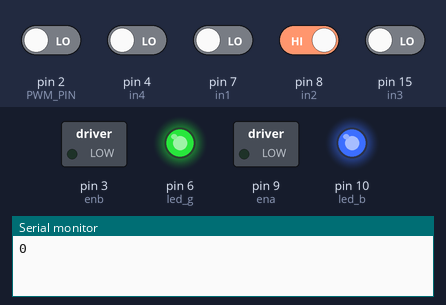
A sketch run on a simulated SparkFun Pro Micro, built with avr-gcc and run on an emulated ATmega32U4. Shown: switched loads named in the sketch (green lamp = pin HIGH), output pins drawn as LEDs (lit = HIGH), the last lines printed to the serial monitor. Wiring (inferred from the names in the program): ultrasonic range finder: trigger pin 5; echo pin 14. The test bench sets the inputs (shaded band); at power-on: pin 8 (in2) HIGH, pin 2 (PWM_PIN), pin 4 (in4), pin 7 (in1), pin 15 (in3) LOW. Pins used as bus, display or sensor lines are not drawn.

Above: at 1.2 s.
1.3 s: pin 4 (in4) driven HIGH
At 2.9 s:
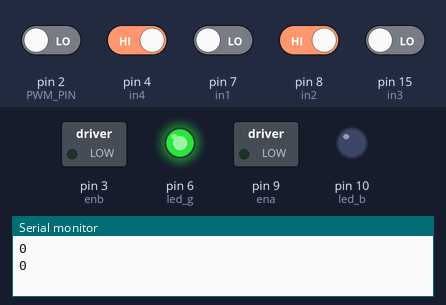
3.5 s: pin 2 (PWM_PIN) driven HIGH and pin 4 (in4) driven LOW and pin 7 (in1) driven HIGH and pin 8 (in2) driven LOW and pin 15 (in3) driven HIGH
At 4.4 s:
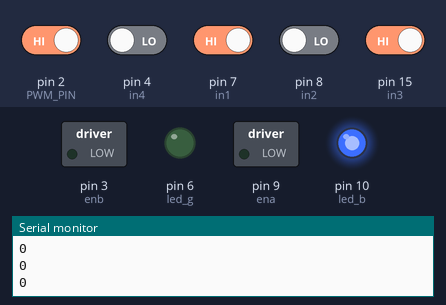
Timing chart, 0 to 6.5 s (numbered marks = the images above; inputs shaded):
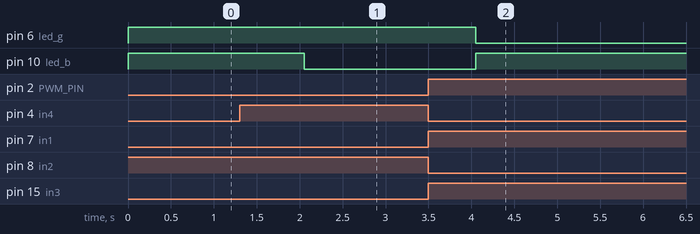

The sketch:

pro_micro.ino
```cpp
#define ena 9                                       // output pin to l298, sets the speed of motors
#define enb 3                                       // output pin to l298, sets the speed of motors
#define led_r 5                                     // output pin to led rgb, red color
#define led_g 6                                     // output pin to led rgb, green color
#define led_b 10                                    // output pin to led rgb, blue color
#define too_close 14                                // input pin with information if there is something to close from d1 mini
#define in4 4                                       // =======================================
#define in3 15                                      // input pins, reads informations
#define in2 8                                       // about direction of rotation of motors
#define in1 7                                       // =======================================

byte PWM_PIN = 2;                                       // input pin, reads speed sent by d1 mini
int received;                                           // ======================================
int pwm_value;                                          //
int distance;                                           // variables used for speed control
int pwm_in_memory;                                      //
int pwm;                                                // ======================================

unsigned long timer;                                    // this variable is equal time from start
unsigned long time_in_memory, time_in_memory2;          // these variables remembers time that was assigned to them, used in timer

void setup() {
  pinMode(ena, OUTPUT);               // =====================
  pinMode(enb, OUTPUT);               //
  pinMode(led_r, OUTPUT);             //
  pinMode(led_g, OUTPUT);             //
  pinMode(led_b, OUTPUT);             //  define pins modes
  pinMode(too_close, INPUT);          //
  pinMode(in4, INPUT);                //
  pinMode(in3, INPUT);                //
  pinMode(in2, INPUT);                //
  pinMode(in1, INPUT);                // =====================

  digitalWrite(led_r, HIGH);          // ====================
  digitalWrite(led_g, HIGH);          //  turns off rgb led
  digitalWrite(led_b, HIGH);          // ====================
  Serial.begin(9600);                 // starts serial monitor with predefined speed
}

//read and assign speed sent by d1 mini
void speed_read(){
  received = pulseIn(PWM_PIN, HIGH);
  pwm_value = map(received, 0, 1020, 0, 255);
  Serial.println(pwm_value);
  if (pwm_value - pwm_in_memory > 5 || pwm_in_memory - pwm_value > 5){
    pwm = pwm_value;
    pwm_in_memory = pwm_value;
  }
  //Serial.println(pwm);               // for debugging
}

void loop() {
  //reads whether robot is moving forward, in reverse, rotate left or right.
  if (digitalRead(in1) == HIGH && digitalRead(in3) == HIGH && digitalRead(in2) == LOW && digitalRead(in4) == LOW){
    digitalWrite(led_r, HIGH);
    digitalWrite(led_g, LOW);
    digitalWrite(led_b, HIGH);
  }
  else if (digitalRead(in2) == HIGH && digitalRead(in4) == HIGH && digitalRead(in1) == LOW && digitalRead(in3) == LOW){
    digitalWrite(led_r, HIGH);
    digitalWrite(led_g, HIGH);
    digitalWrite(led_b, LOW);
  }
  else if (digitalRead(in2) == HIGH && digitalRead(in3) == HIGH && digitalRead(in1) == LOW && digitalRead(in4) == LOW){
    digitalWrite(led_r, LOW);
  }
  else if (digitalRead(in1) == HIGH && digitalRead(in4) == HIGH && digitalRead(in2) == LOW && digitalRead(in3) == LOW){
    analogWrite(led_r, LOW);
  }
  distance = digitalRead(too_close);                        // reads information whether someting is too clsoe send by d1 mini
  //Serial.print("Safe distance? 1 - No, 0 - Yes: ");       // for debugging
  //Serial.println(distance);                               // for debugging

  timer = millis();

  // function that defines how often speed is read
  if(timer - time_in_memory2 >= 50 && distance == 0){
    speed_read();
  }
  // controls what will happen when something is too close
  while(distance == 1){
      digitalWrite(led_g, HIGH);
      digitalWrite(led_b, HIGH);
      digitalWrite(led_r, LOW);
      timer = millis();
      analogWrite(ena, 0);                          // stops motors
      analogWrite(enb, 0);                          // stops motors
      distance = digitalRead(too_close);            // reads distance again
      delay(15);
      // function that do emergency reversing
      if(timer - time_in_memory >= 3000 && distance == 1){
        time_in_memory = timer;
        pwm = 0;
        delay(1000);                                // defines for how long robot will be stopped
        analogWrite(ena, 127);
        analogWrite(enb, 127);
        delay(500);                                 // defines for how long robot will be driving in reverse
        analogWrite(ena, 0);
        analogWrite(enb, 0);
      }
    }

  // writes speed to motors
  if (pwm >= 50){
  analogWrite(ena, pwm);
  analogWrite(enb, pwm);
  }
  // turns off motors if speed sent by d1 mini is too small
  else if (pwm < 50){
  digitalWrite(ena, LOW);
  digitalWrite(enb, LOW);
  }
}
```

Measured:
- after the input at 1.3 s, pin 10 (led_b): HIGH → LOW after 0.75 s
- after the input at 3.5 s, pin 6 (led_g): HIGH → LOW after 0.55 s; pin 10 (led_b): LOW → HIGH after 0.55 s
